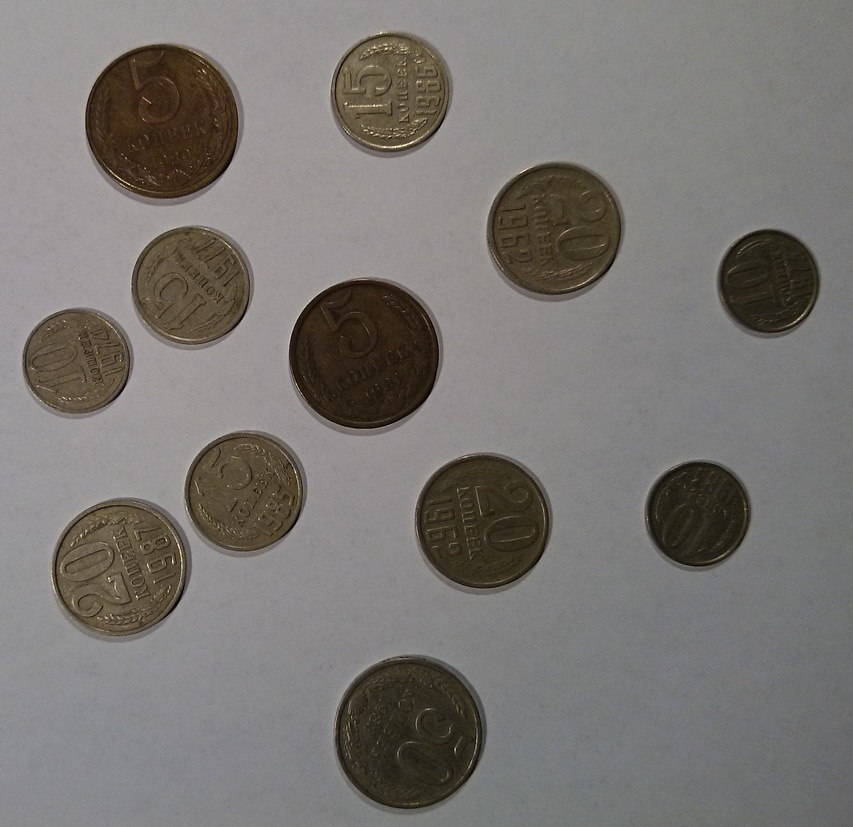
//> input picture Vision/Excercises/ex6_contours/coins.jpg, 853 x 827 px, shrunk from 1344 x 1304 before the run
$ ./main   (built with g++ and OpenCV 4)
//> lines starting //> are read from the running program, lines starting //| are printed output that depends on the picture; after the words box and inside, x2 and y2 are one past the last pixel; in counts of white or black regions, pixels touching at a corner belong together
/*
 * RoVi1
 * Exercise 3: The Frequency domain and filtering
 */

// e17-1-gbe848aa

#include <opencv2/core.hpp>
#include <opencv2/highgui.hpp>
#include <opencv2/imgproc.hpp>
#include <opencv2/shape.hpp>

#include <iostream>

using namespace cv;
using namespace std;

//settings for trackbar
int threshold_value = 97;
int threshold_type = 1;
int const max_value = 255;
int const max_type = 4;
int const max_BINARY_value = 255;

Mat blurred, thresImg;
string window_name_threshold = "Threshold";

string trackbar_type = "Type: \n 0: Binary \n 1: Binary Inverted \n 2: Truncate \n 3: To Zero \n 4: To Zero Inverted";
string trackbar_value = "Value";

//contours found
vector<vector<Point> > contours;

//Coins sum
int countSum = 0;

void showContours ()
{
    vector<Vec4i> hierarchy;
    /// Find contours
    findContours(thresImg, contours, hierarchy, CV_RETR_EXTERNAL, CV_CHAIN_APPROX_SIMPLE, Point(0, 0) );

    /// Draw contours
    Mat drawing = Mat::zeros( thresImg.size(), CV_8UC3 );
    for( int i = 0; i< contours.size(); i++ )
    {
        if (hierarchy[i][3] != -1)
            continue;

        Scalar color = Scalar( 255,0,0 );
        drawContours(drawing, contours, i, color, 2, 8, hierarchy, 0, Point() );

        //reset coinsum
        countSum = 0;

        //add center text
        Point2f textCenter;
        float tempRadius;
        minEnclosingCircle(contours[i], textCenter, tempRadius);

        // draw the minEnclosingCircle
        circle(drawing, textCenter, tempRadius, Scalar(0,0,255), 2);

        //print radius on circle
        cout << "num: " << i << ", " << tempRadius << endl;

        //change value based on size. Issue with two 10's that is marked as 15, as their radius is 93 & 96
        string coinText = "";
        if (tempRadius >= 124.6) {
            coinText = "50";
            countSum += 50;
        }
        else if (tempRadius>=121) {
            coinText = "5";
            countSum += 5;
        }
        else if (tempRadius>=107) {
            coinText = "20";
            countSum += 20;
        }
        else if (tempRadius>=91) {
            coinText = "15";
            countSum += 15;
        }
        else if (tempRadius>=80) {
            coinText = "10";
            countSum += 10;
        }
        else
            coinText = "??";

        //add index to text
        coinText += "(" + to_string(i) + ")";

        int fontFace = FONT_HERSHEY_SCRIPT_SIMPLEX;
        double fontScale = 2;
        int thickness = 3;

        int baseline=0;
        Size textSize = getTextSize(coinText, fontFace, fontScale, thickness, &baseline);
        baseline += thickness;

        // center the text
        Point textOrg((textCenter.x - (textSize.width/2)),
                      (textCenter.y + (textSize.height/2)));

        // then put the text in
        putText(drawing, coinText, textOrg, fontFace, fontScale, Scalar::all(255), thickness, 8);
    }

    /// Show in a window
    namedWindow( "Contours", CV_WINDOW_NORMAL );
    imshow( "Contours", drawing );
}

void on_trackbar(int, void*)
{
    threshold(blurred, thresImg, threshold_value, max_BINARY_value, threshold_type);
    imshow(window_name_threshold, thresImg);
    showContours();
}

int main(int argc, char* argv[])
{
    // Load image as grayscale
    std::string filename = "../coins.jpg";
    cv::Mat img = cv::imread(filename, cv::IMREAD_GRAYSCALE);
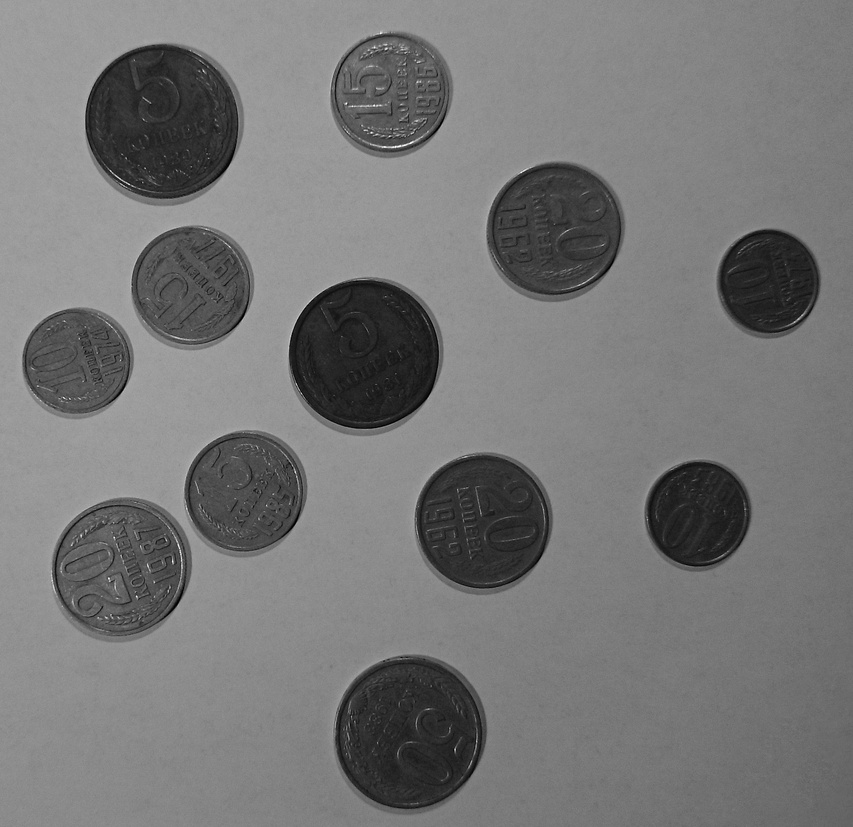
//> img: 827 rows x 853 cols, CV_8UC1; min 0, max 255, mean 118.4

    if (img.empty()) {
        std::cout << "Input image not found at '" << filename << "'\n";
        return 1;
    }

    //show input
    namedWindow("input", CV_GUI_NORMAL);
    imshow("input", img);

    //blur it
    Mat filter;
    blur(img, filter, Size(20,20));
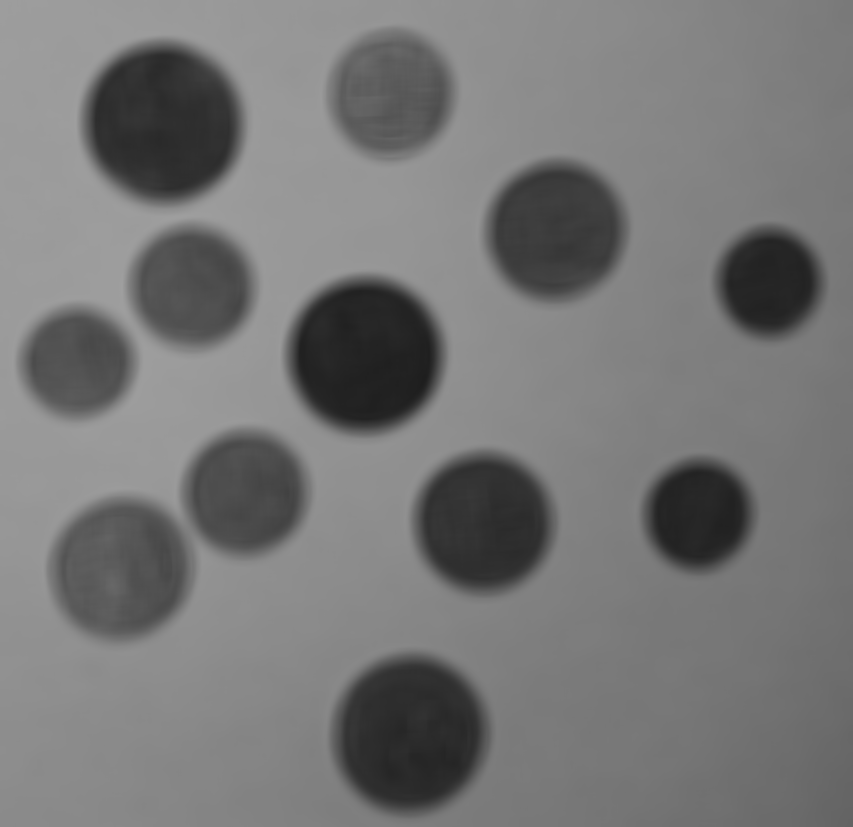
//> filter: 827 rows x 853 cols, CV_8UC1; min 30, max 159, mean 118.4
    bilateralFilter(filter, blurred, 5, 60,60);


    // Create Trackbar to choose type and parameter of Threshold
    namedWindow(window_name_threshold, WINDOW_NORMAL);
    createTrackbar( trackbar_type,
                    window_name_threshold, &threshold_type,
                    max_type, on_trackbar );

    createTrackbar( trackbar_value,
                    window_name_threshold, &threshold_value,
                    max_value, on_trackbar );

    on_trackbar(0,0);
//> in on_trackbar, `threshold(blurred, thresImg, threshold_value, max_BINARY_value, thresh..`:
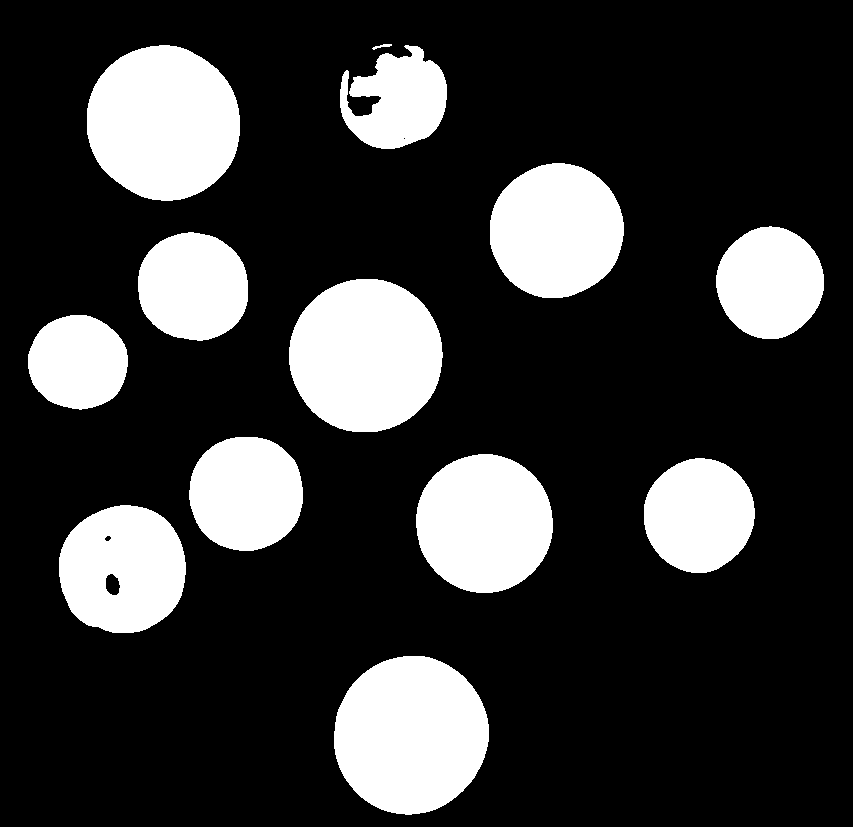
//> thresImg: 827 rows x 853 cols, CV_8UC1; 21.6% white; 13 white regions
//> in showContours, `findContours(thresImg, contours, hierarchy, CV_RETR_EXTERNAL, CV_CHAIN..`: contours = 13 contours; largest, box (x1, y1, x2, y2) and area: (334, 656, 489, 815) 19009, (87, 45, 240, 201) 18530, (289, 279, 443, 432) 18350, (416, 454, 553, 593) 14758, (490, 163, 624, 298) 14022
//> the loop in showContours, `for( int i = 0; i< contours.size(); i++ )` made 13 passes
//> (textCenter, tempRadius, coinText, textSize, textOrg) on passes 1 to 10: (Point(409, 734.3), 79.82, "??(0)", Size(171, 44), Point(324, 756)), (Point(121.5, 568.5), 66.14, "??(1)", Size(171, 44), Point(36, 590)), (Point(699.4, 515.2), 57.4, "??(2)", Size(171, 44), Point(614, 537)), (Point(484, 523), 69.46, "??(3)", Size(171, 44), Point(399, 545)), (Point(246.1, 493.2), 58.3, "??(4)", Size(171, 44), Point(161, 515)), (Point(77.54, 362), 50.18, "??(5)", Size(171, 44), Point(-7, 384)), (Point(365.2, 355.3), 77.33, "??(6)", Size(171, 44), Point(280, 377)), (Point(193, 286.5), 56.7, "??(7)", Size(171, 44), Point(108, 308)), (Point(770, 282.3), 56.29, "??(8)", Size(171, 44), Point(685, 304)), (Point(555.6, 230.3), 68.21, "??(9)", Size(171, 44), Point(470, 252))
//| num: 0, 79.8196
//| num: 1, 66.1401
//| num: 2, 57.4013
//| num: 3, 69.4623
//| num: 4, 58.3045
//| num: 5, 50.1792
//| num: 6, 77.3295
//| num: 7, 56.7033
//> (output is shown up to pass 8 of 13)
//> pass 2, in showContours, `putText(drawing, coinText, textOrg, fontFace, fontScale, Scalar::all(2..`:
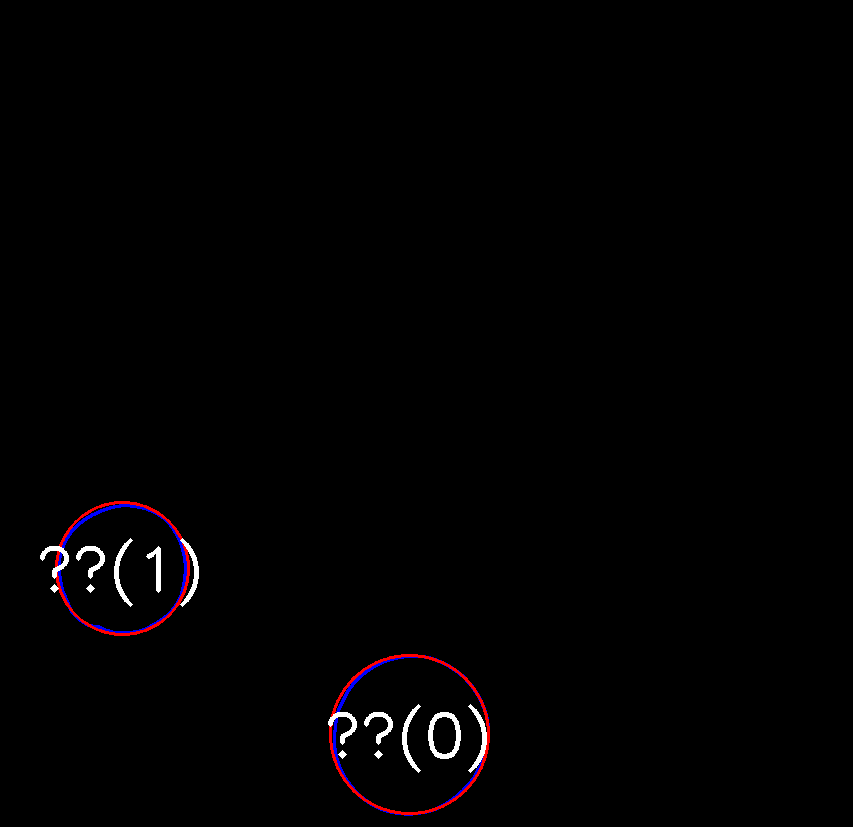
//> drawing: 827 rows x 853 cols, CV_8UC3; mean B, G, R 1.9, 1.3, 2.2
//> pass 3, in showContours, `putText(drawing, coinText, textOrg, fontFace, fontScale, Scalar::all(2..`:
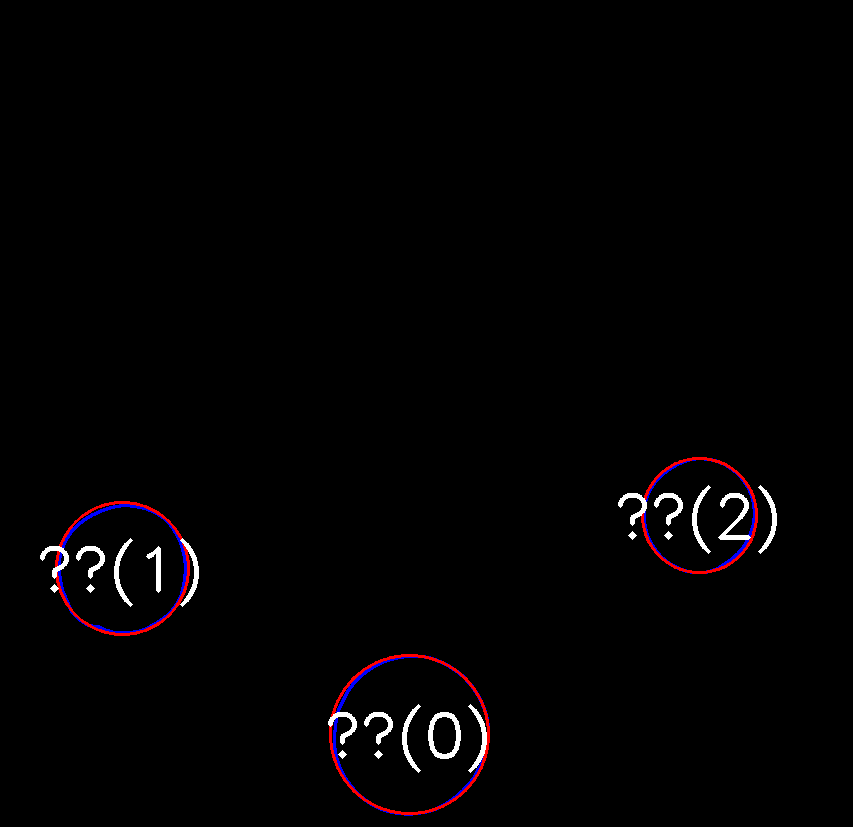
//> drawing: 827 rows x 853 cols, CV_8UC3; 0.48% of pixels changed, all inside (x1, y1, x2, y2) = (618, 457, 777, 574)
//> after the loop in showContours, `for( int i = 0; i< contours.size(); i++ )`:
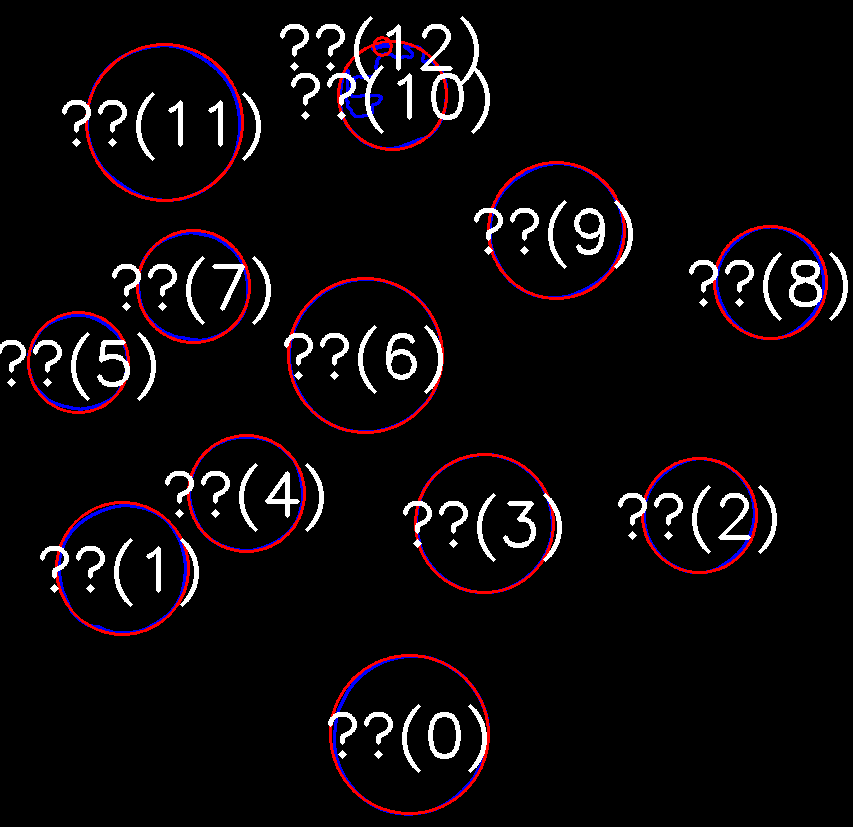
//> drawing: 827 rows x 853 cols, CV_8UC3; 4.96% of pixels changed, all inside (x1, y1, x2, y2) = (0, 16, 848, 594)
//> after the loop in showContours, `for( int i = 0; i< contours.size(); i++ )`: countSum = 0
    waitKey();

    //count the coins
    cout << "Number of contours: " << contours.size() << endl;
//| Number of contours: 13
    cout << "Sum of Coins: " << countSum << endl;
//| Sum of Coins: 0

    cv::waitKey();
    return 0;
}
